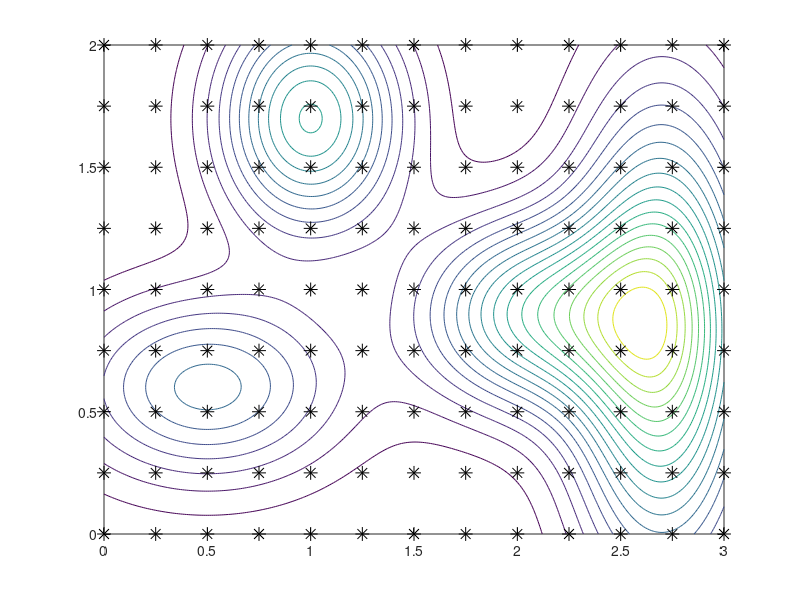
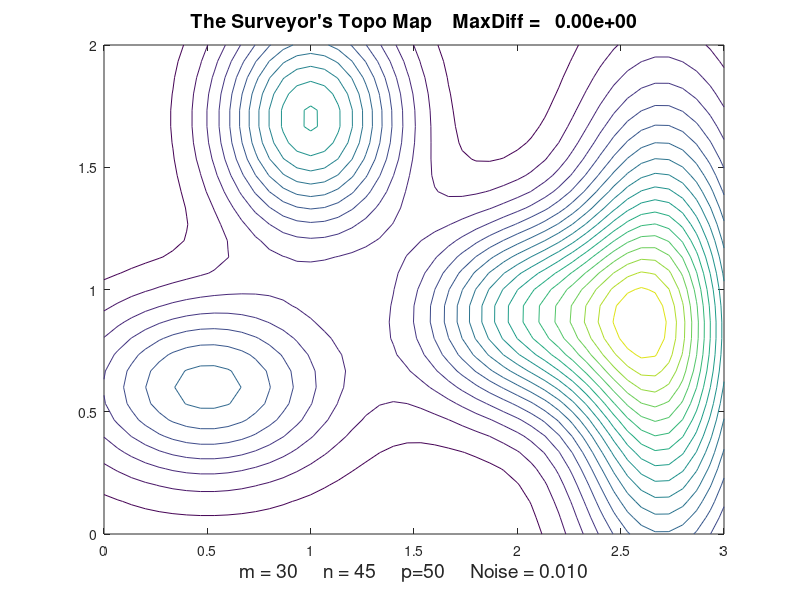

These charts were generated, in order, by the following MATLAB code:
function RandonSurveyor()

close all
% The True Topo Map...
m = 200;
n = 300;
A = TrueTopo(m,n);
contour(linspace(0,3,n+1),linspace(0,2,m+1),A,linspace(min(min(A)),max(max(A)),20))
title('The True Topo Map','fontsize',14)

% The Surveyor's Topo Map...
m = 30;
n = 45;
p = 50;
noise = 0.01;
%A = SurveyerTopo(m,n,p,noise,E(0,0));
A = TrueTopo(m,n);
MaxDiff = max(max(abs(A-TrueTopo(m,n))));
figure
contour(linspace(0,3,n+1),linspace(0,2,m+1),A,linspace(min(min(A)),max(max(A)),20))
title(sprintf('The Surveyor''s Topo Map    MaxDiff = %10.2e',MaxDiff),'fontsize',14)      
xlabel(sprintf('m = %1d     n = %1d     p=%1d     Noise = %5.3f',m,n,p,noise),'fontsize',14)

% Show the surveyor points...
figure(1)
hold on
m = 8; n = 12; hx = 3/n; hy = 2/m;
k = 0;
for i=0:m
    for j=0:n
        k = k+1;
        % The unknown elevation at this ooint is the kth unknown.
        plot(j*hx,i*hy,'*k','markersize',10)
    end
end
hold off
set(gca,'xtick',[0 .5 1 1.5 2 2.5 3],'ytick',[0 .5 1 1.5 2])
title('             ','fontsize',14)
shg


  function A = TrueTopo(m,n)
% A is an (m+1)-by-(n+1) matrix with the property that Elevation(x(j),y(i)) 
% is stored in A(i,j) where
x = linspace(0,3,n+1);
y = linspace(0,2,m+1);
A = zeros(m+1,n+1);
for i = 1:m+1
   for j=1:n+1
      A(i,j) = E(x(j),y(i));
   end
end
   
  function z = E(x,y)
% z is the elevation at (x,y). 
z = 100*exp( -2.4*(x-0.5)^2 - 7.2*(y-0.6)^2 ) +...
    150*exp( -5.2*(x-1.0)^2 - 4.7*(y-1.7)^2 ) +...
    150*exp( -3.2*(x-2.1)^2 - 6.7*(y-0.9)^2 ) +...
    200*exp( -5.8*(x-2.7)^2 - 1.2*(y-0.8)^2 );
  
    
  
    